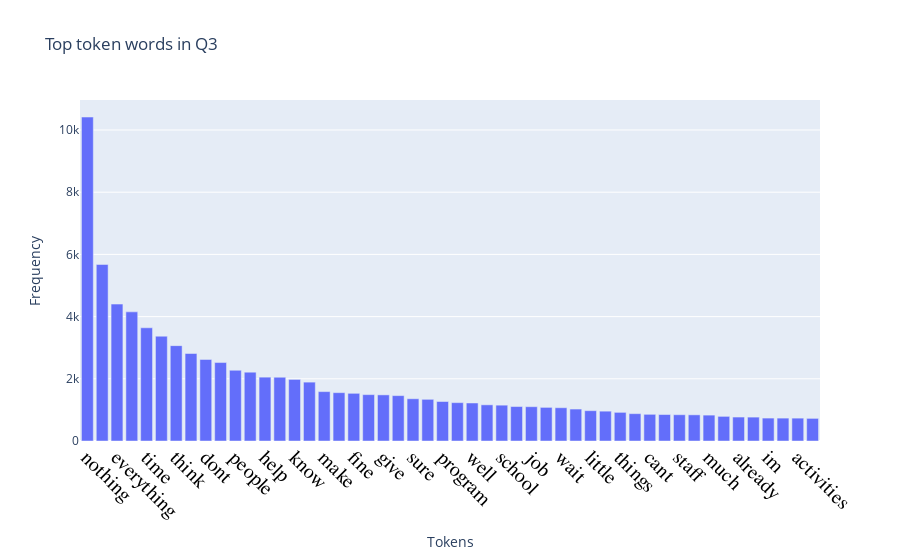

Notebook source saved alongside this figure:
### Code cell
plot_each_token_len(index.value_counts(), "Top token words in Q3", "Tokens", "Frequency")

### Figure 1 — Plotly figure (JSON) as saved in the notebook; plotly's stock layout.template omitted (floating-point values rounded to 4 significant figures; data arrays with more than 128 entries replaced by an {"elided": "..."} marker saying what was removed)
{"data": [{"type": "bar", "x": {"elided": "17779 str values"}, "y": [10416, 5676, 4402, 4152, 3640, 3370, 3066, 2813, 2622, 2522, 2274, 2214, 2053, 2050, 1980, 1893, 1588, 1554, 1533, 1491, 1483, 1459, 1358, 1340, 1270, 1233, 1222, 1163, 1152, 1108, 1103, 1081, 1070, 1027, 975, 959, 921, 879, 858, 851, 845, 841, 832, 792, 770, 768, 737, 736, 735, 727]}], "layout": {"title": {"text": "Top token words in Q3"}, "xaxis": {"showticklabels": true, "tickangle": 45, "tickfont": {"color": "black", "family": "Old Standard TT, serif", "size": 20}, "title": {"text": "Tokens"}}, "yaxis": {"title": {"text": "Frequency"}}}}
